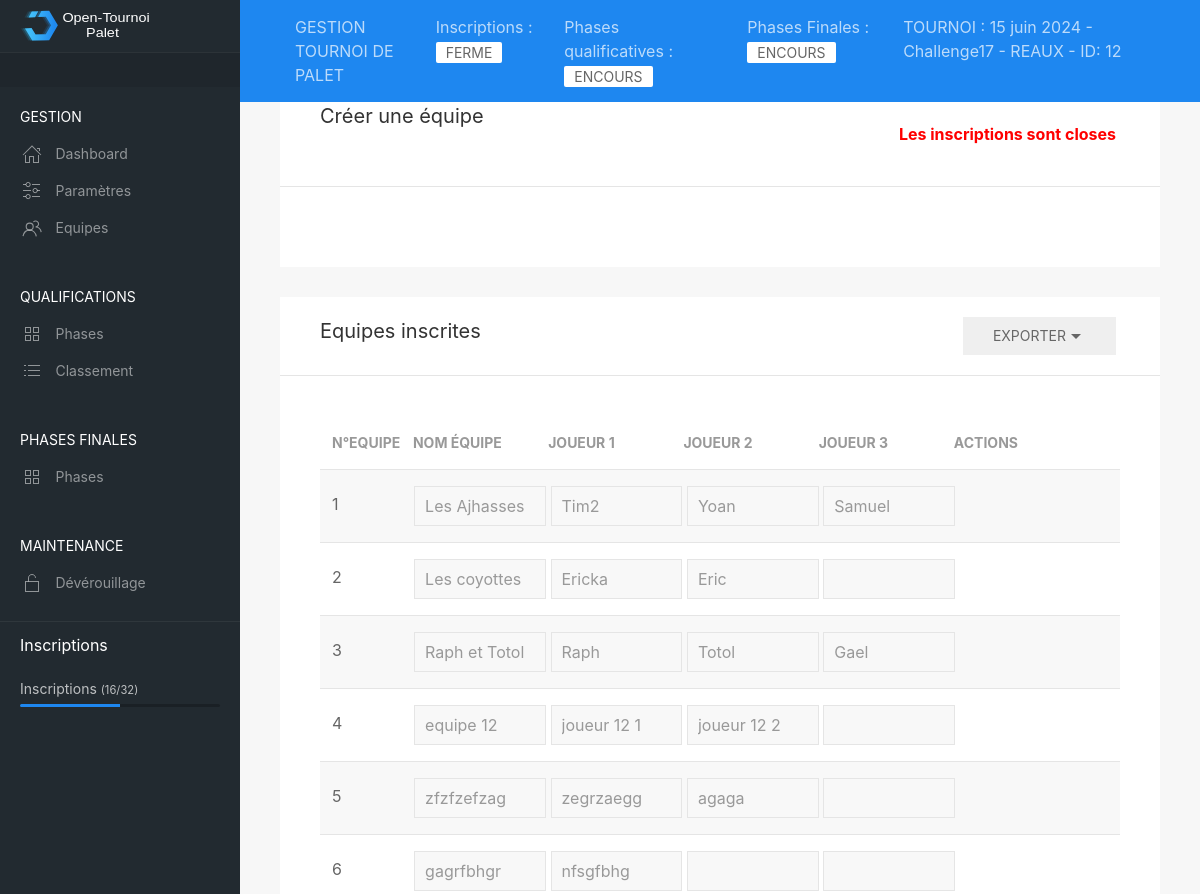
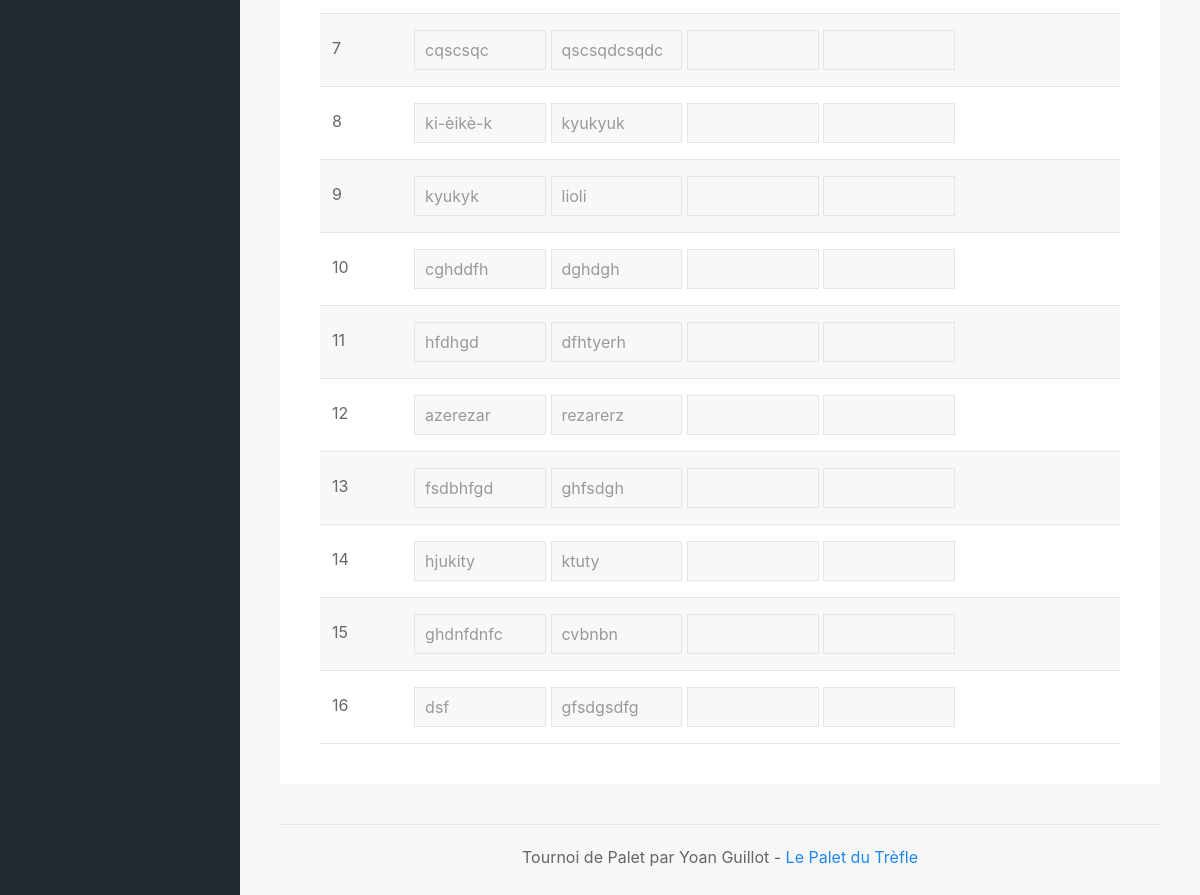
The app's page /index.php?idtournoi=12&page=equipes with its own data (2 pictures, top to bottom).
### tables this page shows
CREATE TABLE tournois (id_tournoi INTEGER PRIMARY KEY ASC AUTOINCREMENT UNIQUE NOT NULL, nom_tournoi TEXT (200) NOT NULL, datecreation_tournoi DATE NOT NULL DEFAULT (STRFTIME('%d/%m/%Y, %H:%M', DATETIME('now', 'localtime'))), max_equipes INTEGER NOT NULL DEFAULT (0), type_phasesfinales TEXT NOT NULL DEFAULT aleatoire, pts_qualifs INTEGER DEFAULT (13) NOT NULL, pts_phasesfinales INTEGER NOT NULL DEFAULT (13), pts_finales NUMERIC NOT NULL DEFAULT (15), statut_inscriptions TEXT DEFAULT encours, statut_qualifs TEXT DEFAULT attente, statut_phasesfinales TEXT DEFAULT attente);

CREATE TABLE equipes (id_tournoi INTEGER REFERENCES tournois (id_tournoi) ON DELETE CASCADE NOT NULL, id_equipe INTEGER PRIMARY KEY AUTOINCREMENT UNIQUE NOT NULL, num_equipe INTEGER, nom_equipe TEXT (240), joueur1 TEXT (240) NOT NULL, joueur2 TEXT (240), joueur3 TEXT (240), nb_victoires NUMERIC, pts_pour NUMERIC, pts_contre NUMERIC, pts_diff NUMERIC, dispo_phasesfinales TEXT NOT NULL DEFAULT oui);

### includes/fonctions.inc.php (called while the page is built, shortened)
<?php
function infosTournoi($idTournoi)
{
	global $db;
	$resultats = $db->query('SELECT * FROM tournois WHERE id_tournoi == '. $idTournoi .'');
	while ($row = $resultats->fetchArray(1)) {
		$infosTournoi = $row;
	}
	return $infosTournoi;
}
function listeEquipes($idTournoi)
{
	global $db;
	$resultats = $db->query('SELECT * FROM equipes WHERE id_tournoi == '.$idTournoi.'');
	while ($row = $resultats->fetchArray(1)) {
		$listeEquipes[] = $row;
	}
	return $listeEquipes;
}
?>

### includes/equipes.inc.php (the view, shortened to what this page needs)
<div class="uk-grid uk-grid-medium" data-uk-grid uk-sortable="handle: .sortable-icon">
	<div class="uk-width-1-1">
		<div class="uk-card uk-card-default uk-card-hover">
			<div class="uk-card-header">
				<div class="uk-grid uk-grid-small">
					<div class="uk-width-auto"><h4>Créer une équipe</h4></div>
					<div class="uk-width-expand uk-text-right panel-icons">
						<form method="POST">
							<?php if ($infosTournoi['statut_inscriptions'] != "ferme"){ ?>
							<button type="submit" class="uk-button uk-button-primary uk-margin-right">Clôturer les inscriptions</button></form>
							<?php }else{
									echo "<p style=\"color:red; font-weight: bold;\">Les inscriptions sont closes</p>";
							}
							?>
					</div>
				</div>
			</div>
			<div class="uk-card-body">
			</div>
		</div>
	</div>
	<div class="uk-width-1-1">
		<div class="uk-card uk-card-default uk-card-hover">
			<div class="uk-card-header">
				<div class="uk-grid uk-grid-small">
					<div class="uk-width-auto"><h4>Equipes inscrites</h4></div>
					<div class="uk-width-expand uk-text-right panel-icons">
						<button class="uk-button">Exporter<span uk-icon="triangle-down"></span></button>
					</div>
				</div>
			</div>
			<div class="uk-card-body">
				<div uk-overflow-auto>
					<table class="uk-table uk-table-striped">
						<thead>
							<tr>
								<th style="width: 100%">
									<div style="display:inline-block;width: 10%">N°Equipe</div>
									<div style="display:inline-block;width: 17%">Nom équipe</div>
									<div style="display:inline-block;width: 17%">Joueur 1</div>
									<div style="display:inline-block;width: 17%">Joueur 2</div>
									<div style="display:inline-block;width: 17%">Joueur 3</div>
									<div style="display:inline-block;width: 10%">Actions</div>
								</th>
							</tr>
						</thead>
<?php
	$listeEquipes = listeEquipes($idTournoi);
	$numEquipe = 1;
	foreach($listeEquipes as $row) {
		echo "<tr id=\"idequipe-". $row['id_equipe'] ."\">
				<td style=\"with:100%\">
				<form id=\"formEquipe-". $row['id_equipe'] ."\" class=\"uk-form\" method=\"POST\" action=\"index.php?idtournoi=$idTournoi&page=equipes\">
					<div style=\"display:inline-block;width: 10%\" >". $numEquipe ."</div>
					<div style=\"display:inline-block;width: 17%\" ><input name=\"nomEquipe\" class=\"uk-input\" value=\"". $row['nom_equipe'] ."\"></input></div>
					<div style=\"display:inline-block;width: 17%\" ><input name=\"joueur1\" class=\"uk-input\" value=\"". $row['joueur1'] ."\"></input></div>
					<div style=\"display:inline-block;width: 17%\" ><input name=\"joueur2\" class=\"uk-input\" value=\"". $row['joueur2'] ."\"></input></div>
					<div style=\"display:inline-block;width: 17%\" ><input name=\"joueur3\" class=\"uk-input\" value=\"". $row['joueur3'] ."\"></input></div>
					<div style=\"display:inline-block;width: 10%\" >
						<input type=\"hidden\" name=\"idEquipe\" value=\"". $row['id_equipe'] ."\" />
						<input type=\"hidden\" name=\"idTournoi\" value=\"". $idTournoi. "\" />
						<input type=\"hidden\" name=\"action\" value=\"miseajourEquipe\" />
						<a style=\"color: green\" href=\"javascript:document.getElementById('formEquipe-". $row['id_equipe'] ."').submit();\" class=\"uk-margin-medium-right\"  uk-icon=\"check\"></a>
						<a style=\"color: red\" onclick=\"supprEquipe(". $idTournoi .",". $row['id_equipe'] .")\" uk-icon=\"trash\" uk-toggle=\"target: #supprEquipe\"></a>
					</div>
				</form>
				</td>
			</tr>";
			$numEquipe = $numEquipe +1;
	}
?>
					</table>
				</div>
			</div>
		</div>
	</div>
</div>

### includes/dashboard.inc.php (shortened to what this page needs)
<?php
if (isset($_GET['idtournoi'])){
	$infosTournoi = infosTournoi($idTournoi);
	$listeEquipes = listeEquipes($idTournoi);
	$nbEquipes = count($listeEquipes);
	$listeEquipes = listeEquipes($idTournoi);
}
?>
		<header id="top-head" class="uk-position-fixed">
			<div class="uk-container uk-container-expand uk-background-primary">
				<nav class="uk-navbar uk-light uk-padding-small" data-uk-navbar="mode:click; duration: 250">
					<div class="uk-navbar-left">
						<div>GESTION TOURNOI DE PALET</div>
					</div>
					<div class="uk-navbar-right">
<?php
	if ($page != "accueil"){
?>
						<ul class="uk-navbar-nav">
							<li>Inscriptions : <span class="uk-label uk-label-success"><?php echo $infosTournoi['statut_inscriptions']; ?></span></li>
							<li>Phases qualificatives : <span class="uk-label uk-label-danger"><?php echo $infosTournoi['statut_qualifs']; ?></span></li>
							<li>Phases Finales : <span class="uk-label uk-label-danger"><?php echo $infosTournoi['statut_phasesfinales']; ?></span></li>
							<li>TOURNOI : <?php echo $infosTournoi['nom_tournoi']; ?> - ID: <?php echo $idTournoi; ?> </li>
						</ul>
<?php } ?>
					</div>
				</nav>
			</div>
		</header>
		<aside id="left-col" class="uk-light uk-visible@m">
			<div class="left-logo uk-flex uk-flex-middle">
				<img class="custom-logo" src="img/dashboard-logo.svg" alt="">
			</div>
			<div class="left-content-box  content-box-dark">
			</div>
<?php
	if ($page != "accueil"){
?>
			<div class="left-nav-wrap">
				<ul class="uk-nav uk-nav-default uk-nav-parent-icon" data-uk-nav>
					<li class="uk-nav-header">GESTION</li>
					<li><a href="index.php?idtournoi=<?php echo $idTournoi; ?>&page=gestion"><span data-uk-icon="icon: home" class="uk-margin-small-right"></span>Dashboard</a></li>
					<li><a href="index.php?idtournoi=<?php echo $idTournoi; ?>&page=parametres"><span data-uk-icon="icon: settings" class="uk-margin-small-right"></span>Paramètres</a></li>
					<li><a href="index.php?idtournoi=<?php echo $idTournoi; ?>&page=equipes"><span data-uk-icon="icon: users" class="uk-margin-small-right"></span>Equipes</a></li>
					<li class="uk-nav-header">QUALIFICATIONS</li>
					<li><a href="index.php?idtournoi=<?php echo $idTournoi; ?>&page=qualifs"><span data-uk-icon="icon: thumbnails" class="uk-margin-small-right"></span>Phases</a></li>
					<li><a href="index.php?idtournoi=<?php echo $idTournoi; ?>&page=classementqualifs""><span data-uk-icon="icon: list" class="uk-margin-small-right"></span>Classement</a></li>
					<li class="uk-nav-header">PHASES FINALES</li>
					<li><a href="index.php?idtournoi=<?php echo $idTournoi; ?>&page=phasesfinales"><span data-uk-icon="icon: thumbnails" class="uk-margin-small-right"></span>Phases</a></li>
					<li class="uk-nav-header">MAINTENANCE</li>
					<li><a href="index.php?idtournoi=<?php echo $idTournoi; ?>&page=maintenance"><span data-uk-icon="icon: unlock" class="uk-margin-small-right"></span>Dévérouillage</a></li>
				</ul>
				<div class="left-content-box uk-margin-top">
						<h5>Inscriptions</h5>
						<div>
							<span class="uk-text-small">Inscriptions <small>(<?php echo $nbEquipes ."/". $infosTournoi['max_equipes']; ?>)</small></span>
							<progress class="uk-progress" value="<?php echo $nbEquipes; ?>" max="<?php echo $infosTournoi['max_equipes']; ?>"></progress>
						</div>
				</div>
			</div>
<?php
	}
?>
		</aside>
		<div id="content" data-uk-height-viewport="expand: true">
			<div class="uk-container uk-container-expand">
<?php
	include "includes/$page.inc.php";
?>
				<footer class="uk-section uk-section-small uk-text-center">
					<hr>
					<p class="uk-text-center">Tournoi de Palet par Yoan Guillot - <a href="https://www.lepaletdutrefle.fr">Le Palet du Trèfle</a>
					</p>
									</footer>
			</div>
		</div>

### css/dashboard.css (style rules this page uses)
#top-head { z-index: 9; top: 0; left:0; right:0; }
#left-col { position: fixed; left: 0; top:0; bottom:0; overflow-x: hidden; overflow-y: auto; background-color: #222A30; width: 240px; z-index:2; transition: height 0.3s ease-out; }
#left-col ul.uk-nav-default > li > a { padding: 8px 20px; border-left: 2px solid transparent; transition: all 0.15s ease-out; }
#left-col ul.uk-nav-default li.uk-nav-header { padding: 20px 20px 8px 20px; }
.left-content-box { padding: 0.75rem 20px; border-top: 1px solid rgba(255,255,255,0.06); margin-bottom: -1px; }
.left-nav-wrap { padding-bottom: 60px; }
.content-box-dark { background-color: rgba(0,0,0,0.09); }
.left-logo { height: 52px; line-height: 52px; padding: 0 20px; }
.custom-logo { height: 32px; }
.panel-icons { margin: 0 4px; }
#content { margin-top: 52px; padding: 30px 0 0 0; background-color: #f7f7f7; margin-left: 0; transition: margin 0.2s cubic-bezier(.4,0,.2,1); }
@media screen and (min-width: 960px) { #content { margin-left: 240px; } }
@media screen and (min-width: 960px) { #top-head { left:240px; } }
.uk-card { box-shadow: none; }
.uk-card { -webkit-transition: box-shadow 0.55s cubic-bezier(.4,0,.2,1); transition: box-shadow 0.55s cubic-bezier(.4,0,.2,1); }
.uk-progress { height: 3px; margin-bottom: 0.5rem; background-color: rgba(0,0,0,0.23); }
* + .uk-progress { margin-top: 0.25rem; }

### css/style.css (style rules this page uses)
.uk-table th { font-weight: bolder; }

### records on screen
tournois: statut_inscriptions "FERME", statut_qualifs "ENCOURS", statut_phasesfinales "ENCOURS", nom_tournoi "15 juin 2024 - Challenge17 - REAUX", max_equipes "32"
equipes: nomEquipe "Les Ajhasses", joueur1 "Tim2", joueur2 "Yoan", joueur3 "Samuel"
equipes: nomEquipe "Les coyottes", joueur1 "Ericka", joueur2 "Eric"
equipes: nomEquipe "Raph et Totol", joueur1 "Raph", joueur2 "Totol", joueur3 "Gael"
equipes: nomEquipe "equipe 12", joueur1 "joueur 12 1", joueur2 "joueur 12 2"
equipes: nomEquipe "zfzfzefzag", joueur1 "zegrzaegg", joueur2 "agaga"
equipes: nomEquipe "gagrfbhgr", joueur1 "nfsgfbhg"
equipes: nomEquipe "cqscsqc", joueur1 "qscsqdcsqdc"
equipes: nomEquipe "ki-èikè-k", joueur1 "kyukyuk"
equipes: nomEquipe "kyukyk", joueur1 "lioli"
equipes: nomEquipe "cghddfh", joueur1 "dghdgh"
equipes: nomEquipe "hfdhgd", joueur1 "dfhtyerh"
equipes: nomEquipe "azerezar", joueur1 "rezarerz"
equipes: nomEquipe "fsdbhfgd", joueur1 "ghfsdgh"
equipes: nomEquipe "hjukity", joueur1 "ktuty"
equipes: nomEquipe "ghdnfdnfc", joueur1 "cvbnbn"
equipes: nomEquipe "dsf", joueur1 "gfsdgsdfg"

### other values on screen
$idTournoi "12"
$nbEquipes "16"
